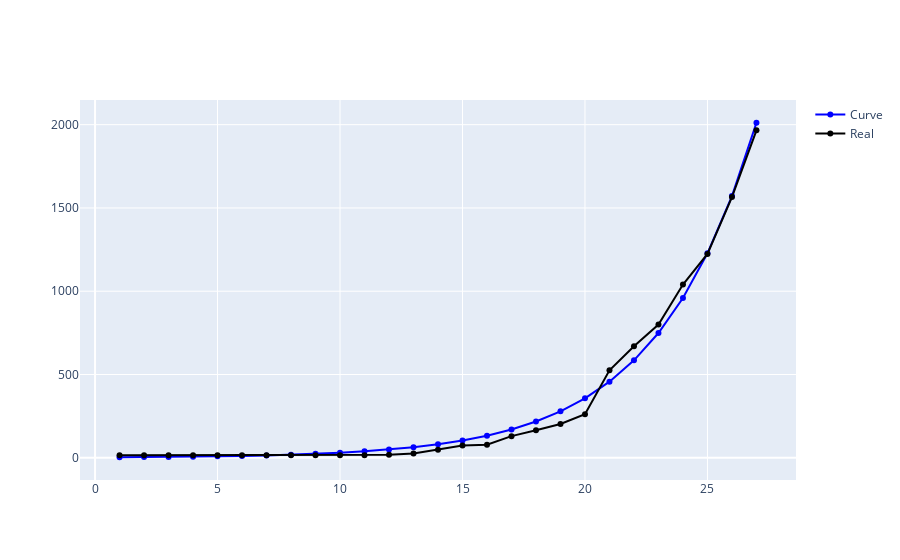

This figure's notebook cell:
### Code cell
fig = go.Figure()
fig.add_trace(
    go.Scatter(
        x=m,
        y=func(m,*popt),
        mode="markers+lines",
        name="Curve",
        line=dict(
            color="blue"
        )
    )
)

fig.add_trace(
    go.Scatter(
        x=m,
        y=l,
        mode="markers+lines",
        name="Real",
        line=dict(
            color="black"
        )
    )
)
fig.show()

#py.iplot([{"x": m, "y": func(m,*popt)}])
#py.iplot([{"x": m, "y": l}])

### Figure 1 — Plotly figure (JSON) as saved in the notebook; plotly's stock layout.template omitted (floating-point values rounded to 4 significant figures)
{"data": [{"line": {"color": "blue"}, "mode": "markers+lines", "name": "Curve", "type": "scatter", "x": [1, 2, 3, 4, 5, 6, 7, 8, 9, 10, 11, 12, 13, 14, 15, 16, 17, 18, 19, 20, 21, 22, 23, 24, 25, 26, 27], "y": [3.271, 4.187, 5.36, 6.862, 8.784, 11.25, 14.4, 18.43, 23.59, 30.2, 38.66, 49.49, 63.36, 81.11, 103.8, 132.9, 170.2, 217.8, 278.9, 357.0, 457.0, 585.0, 749.0, 958.8, 1227.0, 1571.0, 2011.0]}, {"line": {"color": "black"}, "mode": "markers+lines", "name": "Real", "type": "scatter", "x": [1, 2, 3, 4, 5, 6, 7, 8, 9, 10, 11, 12, 13, 14, 15, 16, 17, 18, 19, 20, 21, 22, 23, 24, 25, 26, 27], "y": [16, 16, 16, 16, 16, 16, 16, 16, 16, 16, 16, 18, 26, 48, 74, 79, 130, 165, 203, 262, 525, 670, 800, 1040, 1224, 1565, 1966]}], "layout": {}}
